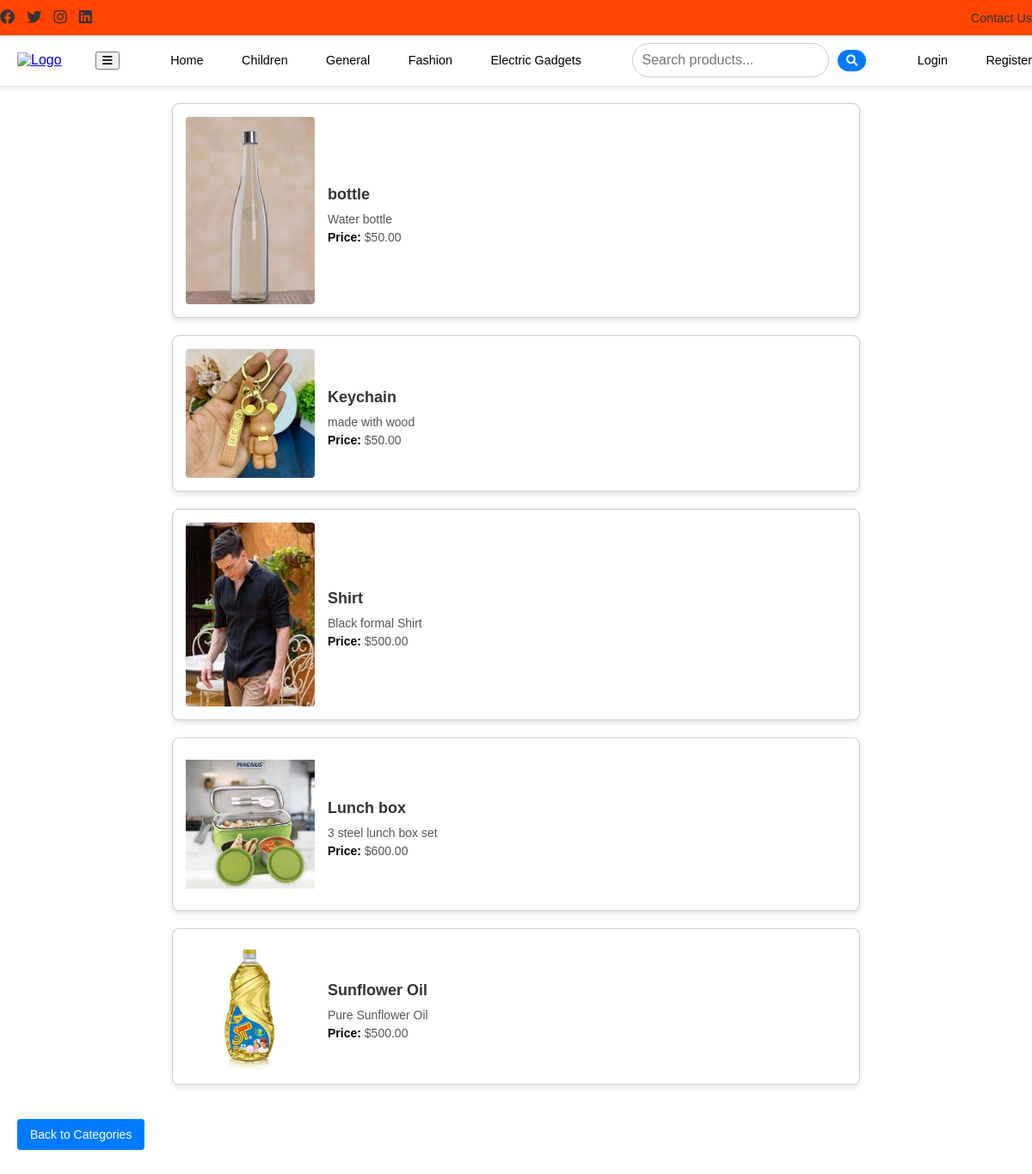
Screenshot of /categories/2/ with the database file from the repository.
### store/models.py (models this page shows, shortened)
class Product(models.Model):
    name = models.CharField(max_length=100)
    description = models.TextField()
    price = models.DecimalField(max_digits=10, decimal_places=2)
    category = models.ForeignKey(Category, on_delete=models.CASCADE)
    image = models.ImageField(upload_to='products/')
    offer = models.ForeignKey(Offer, on_delete=models.SET_NULL, null=True, blank=True, related_name='products')

### store/views.py (the view)
# urls.py: path('categories/<int:category_id>/', views.category_products, name='category_products'),
def category_products(request, category_id):
    category = get_object_or_404(Category, id=category_id)
    products = Product.objects.filter(category=category)
    return render(request, 'category_products.html', {'category': category, 'products': products})

### store/templates/category_products.html
{% extends 'base.html' %}
{% block content %}
<h1>Products in "{{ category.name }}"</h1>
<div class="category-products-container">
    {% for product in products %}
    <div class="category-product">
        <img src="{{ product.image.url }}" alt="{{ product.name }}" class="product-image">
        <div class="product-details">
            <h2>{{ product.name }}</h2>
            <p>{{ product.description }}</p>
            <p><strong>Price:</strong> ${{ product.price }}</p>
        </div>
    </div>
    {% endfor %}
</div>
<a href="{% url 'category_list' %}" class="back-btn">Back to Categories</a>
{% endblock %}

### ecommerce/static/css/style.css (style rules this page uses)
body { margin: 0; font-family: Arial, sans-serif; }
h1, h2 { color: black; }
.category-products-container { display: flex; flex-direction: column; gap: 20px; margin: 20px auto; max-width: 800px; padding: 0 15px; }
.category-product { display: flex; gap: 15px; padding: 15px; border: 1px solid #ccc; border-radius: 8px; box-shadow: 0 4px 6px rgba(0, 0, 0, 0.1); background-color: #fff; align-items: center; }
.product-image { width: 150px; height: auto; border-radius: 4px; }
.product-details { flex: 1; }
.product-details h2 { font-size: 18px; color: #333; margin-bottom: 10px; }
.product-details p { font-size: 14px; color: #555; margin: 5px 0; }
.product-details strong { color: #000; }
.back-btn { display: inline-block; margin-top: 20px; padding: 10px 15px; background-color: #007bff; color: #fff; text-decoration: none; font-size: 14px; border-radius: 4px; transition: background-color 0.3s ease; }

### rows the page displays
Product: image (picture), name "bottle", description "Water bottle", price "50.00"
Product: image (picture), name "Keychain", description "made with wood", price "50.00"
Product: image (picture), name "Shirt", description "Black formal Shirt", price "500.00"
Product: image (picture), name "Lunch box", description "3 steel lunch box set", price "600.00"
Product: image (picture), name "Sunflower Oil", description "Pure Sunflower Oil", price "500.00"
